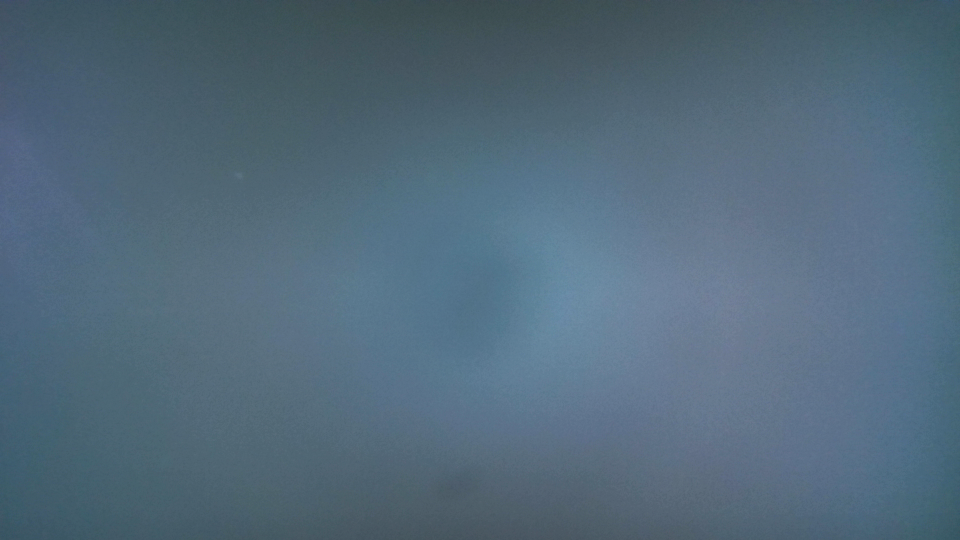
#> input picture paper/figures/sources/fig1c_hard_2mm_r1_ball8_000501.png, 1920 x 1080 px (shown at 1/2 size)
$ python paper_fig1.py
#> lines starting #> are read from the running program, lines starting #| are printed output that depends on the picture
### src/scripts/pixel_density.py
#!/usr/bin/env python3
"""입력 해상도를 **화소 밀도** R (px/mm²) 로 옮긴다.

**왜 픽셀 폭이 아니라 밀도인가.** 세 원리의 카메라는 총 픽셀 수가 같아도 **보는
면적이 다르다.** 같은 "80 px 폭" 이 어떤 유닛에서는 겔의 더 좁은 조각을, 다른
유닛에서는 더 넓은 조각을 담는다. 폭을 x 축에 두면 그 차이가 숨고, 원리 간·유닛
간 비교가 카메라 화소 수의 비교가 되어 버린다. 밀도로 옮기면 **겔 표면 1 mm²
당 몇 화소로 보고 있는가** 라는 물리량이 된다.

**유도.** 원 해상도의 축척을 `s` (px/mm) 라 하면 시야 면적은
`A = (W/s) × (H/s) = W·H / s²` 이다. 가로를 `w` 로 줄이면 배율 `k = w/W` 이므로
총 화소는 `k²·W·H`, 따라서

    R = k²·W·H / A = k²·s²  =  (s·k)²

즉 **그 해상도에서의 px/mm 를 제곱한 값**이고, 세로/가로 비가 유지되므로 별도의
세로 항이 필요 없다.

**축척의 출처.**

* 9DTact · DIGIT — `data/analysis/derived_variables.csv` 의 `px_per_mm`.
* DIGIT_Marker — `data/analysis/marker_geometry.csv` 의 `px_per_mm_grid`.
  마커 유닛은 표면-높이 회귀 축척이 **20 % 낮다**는 것이 2026-09-13 에 확인됐다
  (`docs/cross_principle.md` §3.5b). 격자가 프레임마다 누워 있는 자이므로 그것을
  쓴다. 회귀값을 쓰면 마커 팔의 밀도가 통째로 1.4 배 낮게 나온다.
"""
from pathlib import Path

import numpy as np
import pandas as pd

ROOT = Path(__file__).resolve().parents[2]
AN = ROOT / "data" / "analysis"
NATIVE_W = 1920

_CACHE = {}


def _table():
    if _CACHE:
        return _CACHE
    d = pd.read_csv(AN / "derived_variables.csv")
    for _, r in d.iterrows():
        if r.principle in ("9DTact", "DIGIT") and np.isfinite(r.px_per_mm):
            _CACHE[(r.principle, r.unit)] = float(r.px_per_mm)
    g = pd.read_csv(AN / "marker_geometry.csv")
    for _, r in g.iterrows():
        u = str(r.unit).replace("DIGIT_Marker_", "")
        if np.isfinite(r.px_per_mm_grid):
            _CACHE[("DIGIT_Marker", u)] = float(r.px_per_mm_grid)
    return _CACHE


def ppm(pr, unit):
    """원 해상도(1920 px 폭)에서의 px/mm. 없으면 그 원리의 중앙값."""
    t = _table()
    u = str(unit).replace(f"{pr}_", "")
    if (pr, u) in t:
        return t[(pr, u)]
    vals = [v for (p, _), v in t.items() if p == pr]
    return float(np.median(vals)) if vals else np.nan


def density(pr, unit, width_px):
    """화소 밀도 R (px/mm²) — 그 유닛을 `width_px` 로 줄였을 때."""
    s = ppm(pr, unit)
    return np.nan if not np.isfinite(s) else (s * width_px / NATIVE_W) ** 2


# [27 lines left out: functions median_density, add, fmt, not called in this run]

### src/scripts/paper_fig1.py
#!/usr/bin/env python3
"""Figure 1 — 연구 질문과 비교 방법. 세 패널.

**제목:** Separating contact resolvability from task-specific input resolution.

(a) 겔 설계 — 경도 3 x 두께 3, 두 감지 원리에 같은 하드웨어를 돌려 쓴다.
(b) 두 접촉을 구분하는 능력 — **같은 경도·같은 프로브·같은 압입**의 실제 영상 둘.
(c) 과제가 요구하는 입력 해상도 — 접촉 영상 하나를 줄여 추정기에 넣는다.

**(b) 와 (c) 는 서로 다른 질문이다.** (b) 는 "인접한 두 접촉을 가를 수 있나",
(c) 는 "추정기가 픽셀을 몇 개 필요로 하나". 이 그림은 그 둘을 **잇지 않는다** —
둘이 독립이라는 것은 이 자료로 입증되지 않았고, 화살표를 그리면 입증한 척이 된다.

**배치** (2026-09-14 에 다시 짰다). 그림 수준의 2 x 3 격자 하나를 쓴다 — (a) 가
왼쪽 열을 세로로 다 쓰고, (b) 와 (c) 는 **같은 격자의 같은 행**에 얹힌다. 그래야
영상 줄과 그래프 줄이 패널 사이에서 나란해진다. 전에는 패널마다 자기 격자를 따로
만들어 영상과 그래프의 높이가 어긋났고, 패널 이름 셋의 높이도 제각각이었다.
패널 이름은 **그린 뒤 축의 실제 위치에서** x 를 구해 같은 높이에 놓는다.

**(b) 의 두 장을 고른 규칙.** 시각 대비가 가장 큰 둘을 임의로 고르면 안 된다.
같은 경도(hard), 같은 프로브(pair100, 중심 간격 2.0 mm), 같은 압입 단(0.3 mm)
에서 두께만 1 mm 와 3 mm 로 다른 둘을 쓴다. **표시 범위와 대비 배율도 공유한다.**
"""
import re
from pathlib import Path

import matplotlib
matplotlib.use("Agg")
import matplotlib.pyplot as plt
import matplotlib.patches as mp
import numpy as np
import pandas as pd
import cv2
import yaml

import pixel_density as PD
from palette import HARD3

ROOT = Path(__file__).resolve().parents[2]
DS = ROOT / "data" / "20260911_VBTSresolution_dataset" / "9DTact"
OUT = ROOT / "paper" / "figures"
PAIR = "20260905_passA_pair100"
STEP = "pair100_d0.30_r1.png"
UNITS = [("9DTact_hard_1mm_r1", "1 mm"), ("9DTact_hard_3mm_r1", "3 mm")]
SHOW = [320, 80, 16]

# (b) 의 조건은 **파일 이름과 probes.yaml 에서 뽑는다.** 손으로 적으면 STEP 이나
# 프로브를 바꿀 때 캡션만 옛날 값으로 남는다.
DEPTH_MM = float(re.search(r"_d([\d.]+)_", STEP).group(1))


def pair_geometry(pid=PAIR.split("_")[-1]):
    """기둥 지름과 중심 간격 (mm). 중심 간격 = 지름 + 틈."""
    f = ROOT / "src" / "config" / "probes.yaml"
    for pr in yaml.safe_load(f.read_text())["probes"]:
        if pr.get("id") == pid:
            d = float(pr["element_diameter_mm"])
            return d, d + float(pr["gap_mm"])
    return None, None


SRC = ROOT / "paper" / "figures" / "sources"


def _pick(*cands):
    """저장소 안의 사본을 **먼저** 본다.

    `data/` 는 깃헙에 올리지 않으므로, 그림에 들어가는 다섯 장만 `sources/` 에
    복사해 두었다(2026-09-15 운전자 요청). 그 덕에 저장소만 있으면 그림이 다시
    나온다. 실험 기계에서는 원본이 그대로 있으므로 어느 쪽이든 같은 결과다.
    """
    for c in cands:
        if c is not None and Path(c).exists():
            return str(c)
    return str(cands[-1])


def imprint(unit):
    """기준영상 대비 밝기 변화. 두 장이 같은 자로 그려져야 한다."""
    run = DS / PAIR / unit
    short = unit.replace("9DTact_", "")
    img = cv2.imread(_pick(SRC / f"fig1b_{short}_pair100_d0.30.png",
                           run / "shape_pair100" / STEP), cv2.IMREAD_GRAYSCALE)
    ref = cv2.imread(_pick(SRC / f"fig1b_{short}_reference.png",
                           run / "reference.png"), cv2.IMREAD_GRAYSCALE)
    if img is None or ref is None:
        return None
    d = np.abs(img.astype(np.float32) - ref.astype(np.float32))
    d = cv2.GaussianBlur(d, (0, 0), 3)
    yx = np.unravel_index(np.argmax(cv2.GaussianBlur(d, (0, 0), 25)), d.shape)
    return d, yx


def main():
    plt.rcParams["font.family"] = ["DejaVu Sans"]
    plt.rcParams["axes.unicode_minus"] = False
    fig = plt.figure(figsize=(7.16, 3.9))
    gs = fig.add_gridspec(2, 3, width_ratios=[.95, 1.18, 1.36],
                          height_ratios=[.88, 1.0], wspace=.40, hspace=.38,
                          left=.065, right=.995, top=.745, bottom=.125)

    # ---------------------------------------------------------- (a) 설계 --
    # 왼쪽 열을 세로로 다 쓴다. 위쪽이 3x3 그림, 아래쪽이 설명 두 줄이다.
    axa = ax = fig.add_subplot(gs[:, 0])
    # 세로로 긴 칸을 쓰므로 **행 간격을 벌려** 그림이 칸을 채우게 한다. 전에는
    # 블록이 위쪽에 몰리고 아래 절반이 비어 (b)·(c) 와 무게가 맞지 않았다.
    ax.set_xlim(-.66, 3.04); ax.set_ylim(-1.30, 3.05); ax.axis("off")
    for i, h in enumerate(["soft", "medium", "hard"]):
        for j, t in enumerate([1, 2, 3]):
            ax.add_patch(mp.Rectangle((j * 1.0, 2.30 - i * 1.0), .82,
                                      .10 + t * .13, fc=HARD3[h], ec="none",
                                      alpha=.9))
            ax.add_patch(mp.Rectangle((j * 1.0, 2.22 - i * 1.0), .82, .08,
                                      fc="#444", ec="none"))
        ax.text(-.16, 2.40 - i * 1.0, h, fontsize=7, ha="right", va="bottom")
    for j, t in enumerate([1, 2, 3]):
        ax.text(j * 1.0 + .41, -.16, f"{t} mm", fontsize=7, ha="center")
    # 한 줄로 두면 칸보다 넓어 왼쪽으로 삐져나간다 — 두 줄로 끊는다.
    ax.text(1.2, -.66, "3 hardness × 3 thickness\n× 2 replicates",
            fontsize=6.8, ha="center", linespacing=1.45)
    ax.text(1.2, -1.20, "same body reused: depth-referenced ·\n"
                        "photometric (+ marker variant)", fontsize=6.2,
            ha="center", color="#555", linespacing=1.45)

    # -------------------------------------- (b) 두 접촉을 가를 수 있는가 --
    sub = gs[0, 1].subgridspec(1, 2, wspace=.10)
    bx, cx_ = [], []
    dat, vmax = {}, 0
    for u, lab in UNITS:
        r = imprint(u)
        if r is None:
            continue
        dat[lab] = r
        vmax = max(vmax, float(np.percentile(r[0], 99.9)))
    for k, (u, lab) in enumerate(UNITS):
        if lab not in dat:
            continue
        d, (cy, cx) = dat[lab]
        half = 240
        y0 = int(np.clip(cy - half, 0, d.shape[0] - 2 * half))
        x0 = int(np.clip(cx - half, 0, d.shape[1] - 2 * half))
        sl = d[y0:y0 + 2 * half, x0:x0 + 2 * half]
        ax = fig.add_subplot(sub[0, k])
        ax.imshow(sl, cmap="magma", vmin=0, vmax=vmax)   # **같은 표시 범위**
        ax.set_title(f"{lab} gel", fontsize=7.5, pad=3)
        ax.set_xticks([]); ax.set_yticks([])
        bx.append(ax)

    ax = fig.add_subplot(gs[1, 1]); bx.append(ax)
    for (u, lab), c in zip(UNITS, ("#0072B2", "#D55E00")):
        if lab not in dat:
            continue
        d, (cy, cx) = dat[lab]
        x0p = int(np.clip(cx - 240, 0, d.shape[1] - 480))
        prof = d[int(np.clip(cy, 0, d.shape[0] - 1)), x0p:x0p + 480]
        ax.plot(np.arange(len(prof)) - len(prof) / 2, prof, "-", c=c, lw=1.4,
                label=f"{lab}")
    ax.axhline(2.5, c="#1a1a1a", ls=":", lw=1.0)
    ax.text(.98, .93, "decision floor 2.5", transform=ax.transAxes,
            fontsize=6.2, ha="right", va="top", color="#1a1a1a")
    ax.set_xlabel("across the two posts [px]", fontsize=7.5)
    ax.set_ylabel("Δ intensity", fontsize=7.5)
    ax.tick_params(labelsize=6.5)
    ax.legend(frameon=False, fontsize=6.5, loc="upper left")
    ax.spines[["top", "right"]].set_visible(False); ax.grid(alpha=.3, lw=.4)

    # ------------------------------------- (c) 과제가 요구하는 입력 해상도 --
    sub = gs[0, 2].subgridspec(1, 3, wspace=.10)
    run = DS / "20260907_passB_ball8" / "9DTact_hard_2mm_r1"
    cand = sorted((run / "stream").glob("*.png")) if (run / "stream").exists() else []
    # 저장소 사본이 있으면 그것. 없으면 stream 의 가운데 프레임 — 사본이 바로
    # 그 장이므로 둘은 같은 그림을 낸다.
    mid = cand[len(cand) // 2] if cand else None
    base = cv2.imread(_pick(SRC / "fig1c_hard_2mm_r1_ball8_000501.png", mid),
                      cv2.IMREAD_GRAYSCALE)
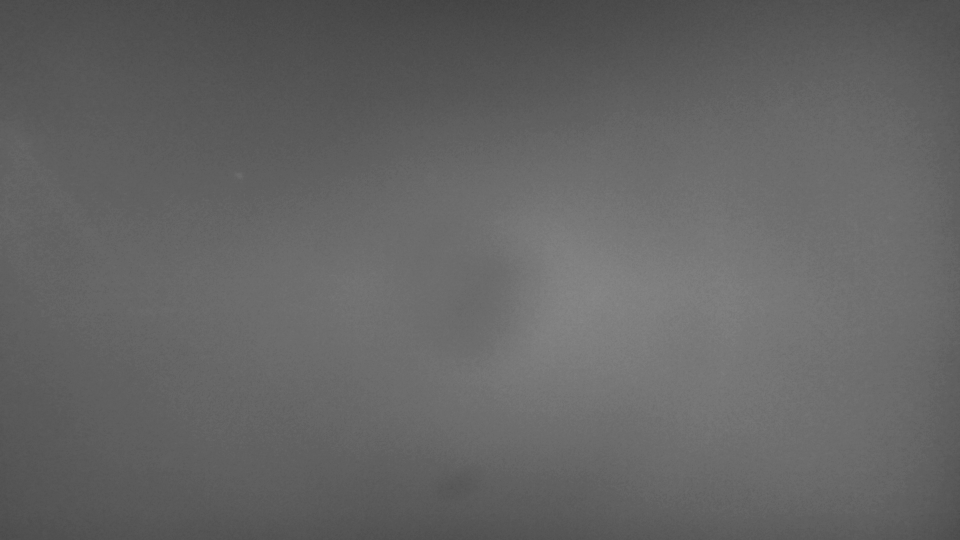
#> base: shape (1080, 1920) (shown at 1/2 size); min 67, max 137, mean 100.2
    for k, w in enumerate(SHOW):
        ax = fig.add_subplot(sub[0, k]); cx_.append(ax)
        if base is not None:
            h = int(round(w * base.shape[0] / base.shape[1]))
            sm = cv2.resize(base, (w, h), interpolation=cv2.INTER_AREA)
            ax.imshow(sm, cmap="gray")
        # **제목은 밀도가 먼저다.** 픽셀 폭은 그 단을 가리키는 이름일 뿐이고,
        # 이 패널이 묻는 것은 "실제 면적당 화소가 몇 개냐" 다.
        R = PD.density("9DTact", "hard_2mm_r1", w)
        ax.set_title(f"$R$ = {PD.fmt(R)}\n{w} px wide", fontsize=6.6,
                     linespacing=1.35, pad=3)
        ax.set_xticks([]); ax.set_yticks([])
        ax.set_anchor("N")
#> this loop made 1 pass
#> pass 1, in main, `sm = cv2.resize(base, (w, h), interpolation=cv2.INTER_AREA)`:
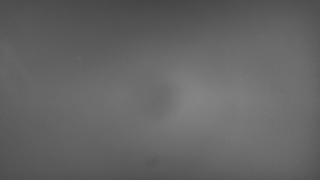
#> sm: shape (180, 320); min 68, max 134, mean 100.2
#> after the loop, cx_ = 1 item

    ax = fig.add_subplot(gs[1, 2]); cx_.append(ax)
    f2 = OUT / "fig2_force_vs_resolution.csv"
    if f2.exists():
        g = pd.read_csv(f2)
        g = g[(g.principle == "9DTact") & (g.measure == "fz_mae")]
        # x 는 화소 밀도다 — 픽셀 폭은 유닛마다 다른 물리 샘플링이라 견줄 수 없다.
        med = g.groupby("width_px").agg(
            mae_N=("mae_N", "median"),
            R=("density_px_per_mm2", "median"))
        ax.plot(med.R.values, med.mae_N.values, "-o", c="#1a1a1a", lw=1.5, ms=3)
    ax.set_xscale("log"); ax.set_yscale("log")
    ax.set_xticks([0.1, 10, 1000])
    ax.set_xticklabels(["0.1", "10", "1000"], fontsize=6.5)
    ax.minorticks_off()
    ax.set_xlabel("pixel density $R$ [px/mm$^2$]", fontsize=7.5)
    # 로그 y 축에서 minorticks_off 가 눈금을 전부 지워 버렸다 — 되살린다.
    ax.set_yticks([0.05, 0.1])
    ax.set_yticklabels(["0.05", "0.1"], fontsize=6.5)
    ax.set_ylabel("force MAE [N]", fontsize=7.5)
    ax.tick_params(labelsize=6.5)
    ax.spines[["top", "right"]].set_visible(False); ax.grid(alpha=.3, lw=.4)

    # 패널 이름 셋을 **같은 높이**에, 각 패널이 실제로 차지한 x 범위의 가운데에.
    # 손으로 찍은 x 는 열 너비를 바꿀 때마다 어긋난다.
    fig.canvas.draw()
    dia, pitch = pair_geometry()
    bsub = (f"hard gel, {DEPTH_MM:.2f} mm indentation\n"
            f"two {dia:.1f} mm posts, {pitch:.2f} mm apart"
            if dia else f"hard gel, {DEPTH_MM:.2f} mm indentation")
    groups = [([axa], "(a) Elastomer design", None),
              (bx, "(b) Two distinct contacts", bsub),
              (cx_, "(c) Task input resolution",
               "one contact frame, area-averaged down\n"
               "$R$ = pixels per mm² of gel surface")]
    for axs, lab, sub_ in groups:
        pos = [a.get_position() for a in axs if a is not None]
        if not pos:
            continue
        xc = (min(p.x0 for p in pos) + max(p.x1 for p in pos)) / 2
        fig.text(xc, .915, lab, fontsize=8.5, ha="center", weight="bold")
        if sub_:
            # 축 위쪽이 .745 이고 그 위를 이미지 제목이 쓰므로, 조건 줄은 그보다
            # 더 위에 둔다. 전에는 .845 라 제목과 겹쳤다.
            fig.text(xc, .878, sub_, fontsize=6.0, ha="center", va="top",
                     color="#555", linespacing=1.4)
    fig.suptitle("Separating contact resolvability from task-specific input "
                 "resolution", fontsize=9.5, y=.975)
    OUT.mkdir(parents=True, exist_ok=True)
    for ext in ("png", "pdf"):
        fig.savefig(OUT / f"fig1_question_and_design.{ext}", dpi=300,
                    bbox_inches="tight")
    plt.close(fig)
    print("  -> paper/figures/fig1_question_and_design.{png,pdf}")


if __name__ == "__main__":
#> (the run stopped early here; a loop or call above may not have finished)
